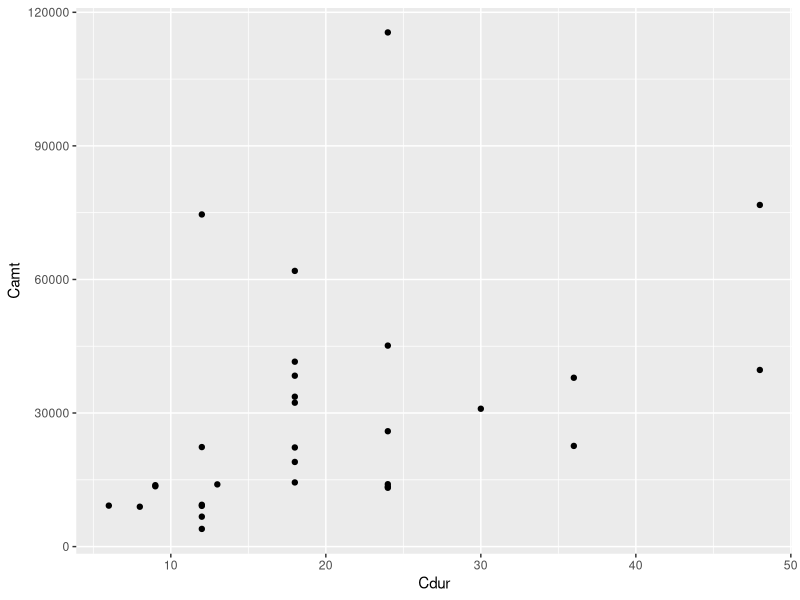
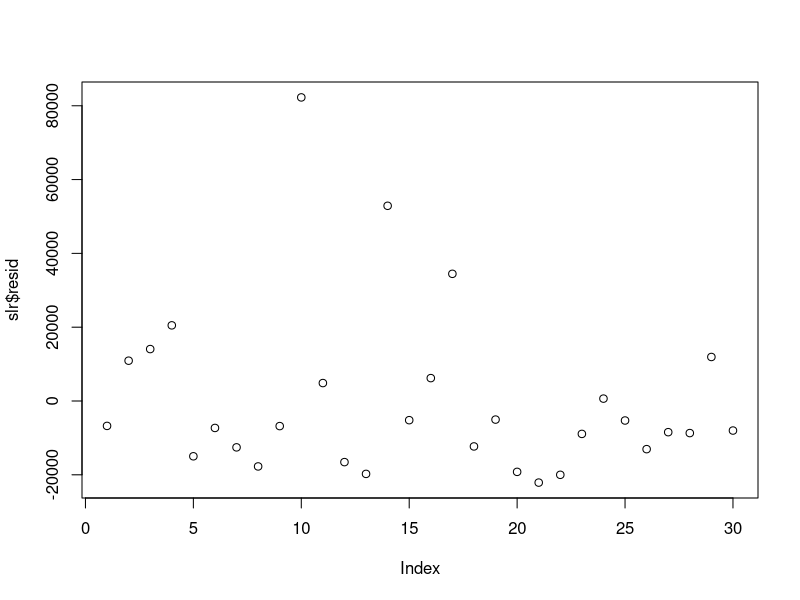
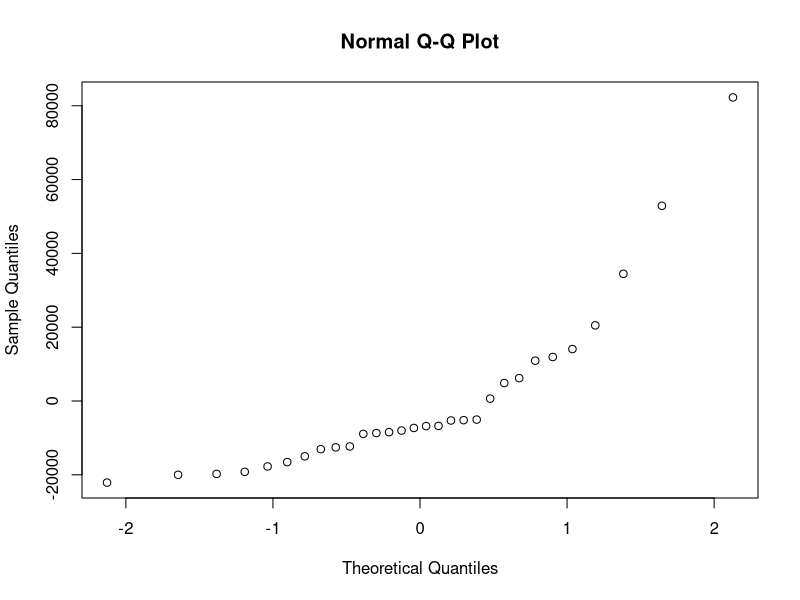
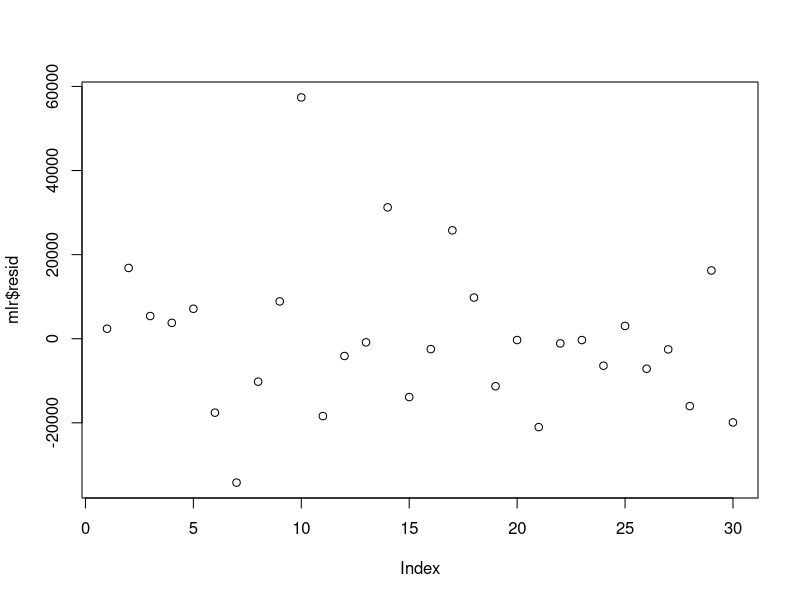
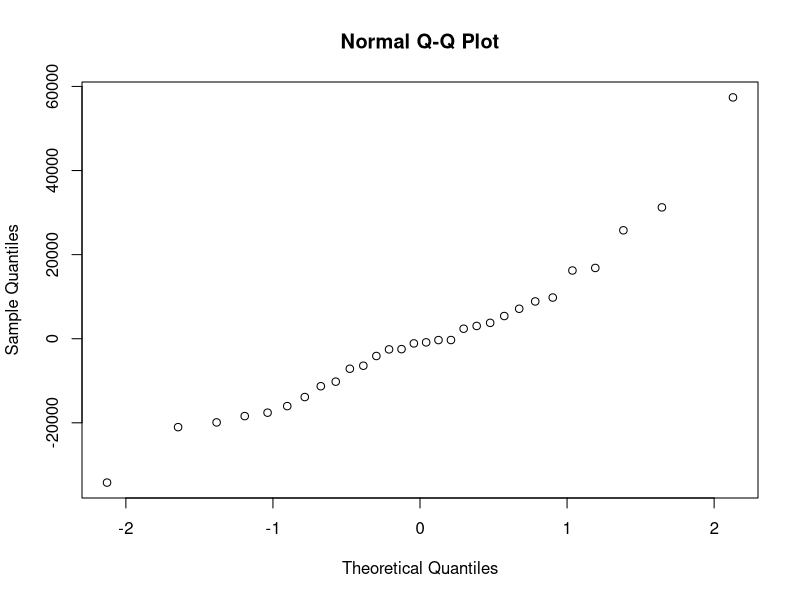

Reproduce these figures in R, in order.
rm(list=ls()) 

data <- read.csv("CreditWorthiness.csv") 

library(dplyr) 

data <- sample_n(data,30) 



# install.packages("ggplot2")  

library("ggplot2")          

ggplot(data,aes(x=Cdur,y=Camt))+geom_point() #To plot - wt/gear 

cor.test(data$Cdur,data$Camt)   # to find the correlation value 



# simple linear regression 

slr = lm(Camt~Cdur, data)  

summary(slr) 

plot(slr$resid)  # Residual plot 

qqnorm(slr$resid)   #Q-Q Plot 



# Multiple linear regression 

mlr = lm(Camt~Cdur+InRate, data)  

summary(mlr) 

plot(mlr$resid)  # Residual plot 

qqnorm(mlr$resid)   #Q-Q Plot 

